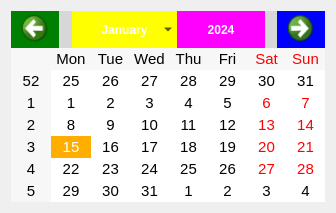
<?xml version="1.0" encoding="UTF-8"?>
<ui version="4.0">
 <class>MainWidget</class>
 <widget class="QWidget" name="MainWidget">
  <property name="geometry">
   <rect>
    <x>0</x>
    <y>0</y>
    <width>336</width>
    <height>197</height>
   </rect>
  </property>
  <property name="windowTitle">
   <string>MainWidget</string>
  </property>
  <property name="styleSheet">
   <string notr="true">#qt_calendar_calendarview {
    background: white;
}

#qt_calendar_navigationbar {
    background: rgba(215, 215, 215, 255);
}

QToolButton {
    icon-size: 30px, 30px;
    width: 80px;
    height: 30px;
}

QToolButton#qt_calendar_prevmonth {
    background: green;
    width: 40px;
    qproperty-icon: url(:/resources/tabset-left.png);
}

QToolButton#qt_calendar_nextmonth {
    background: blue;
    width: 40px;
    qproperty-icon: url(:/resources/tabset-right.png);
}

QToolButton#qt_calendar_monthbutton {
    background: yellow;
    padding-right: 20px;
}

QToolButton#qt_calendar_yearbutton {
    background: magenta;
}

QToolButton#qt_calendar_monthbutton::menu-indicator{
    subcontrol-origin: padding;
    subcontrol-position: center right;
    right: 3px;
    width: 10px;
}

QAbstractItemView {
    color: black;
    selection-color: white;
    selection-background-color: rgb(255, 174, 0);
    font: 15px;
}</string>
  </property>
  <layout class="QGridLayout" name="gridLayout">
   <item row="0" column="0">
    <widget class="QCalendarWidget" name="calendarWidget"/>
   </item>
  </layout>
 </widget>
 <layoutdefault spacing="6" margin="11"/>
 <resources/>
 <connections/>
</ui>
